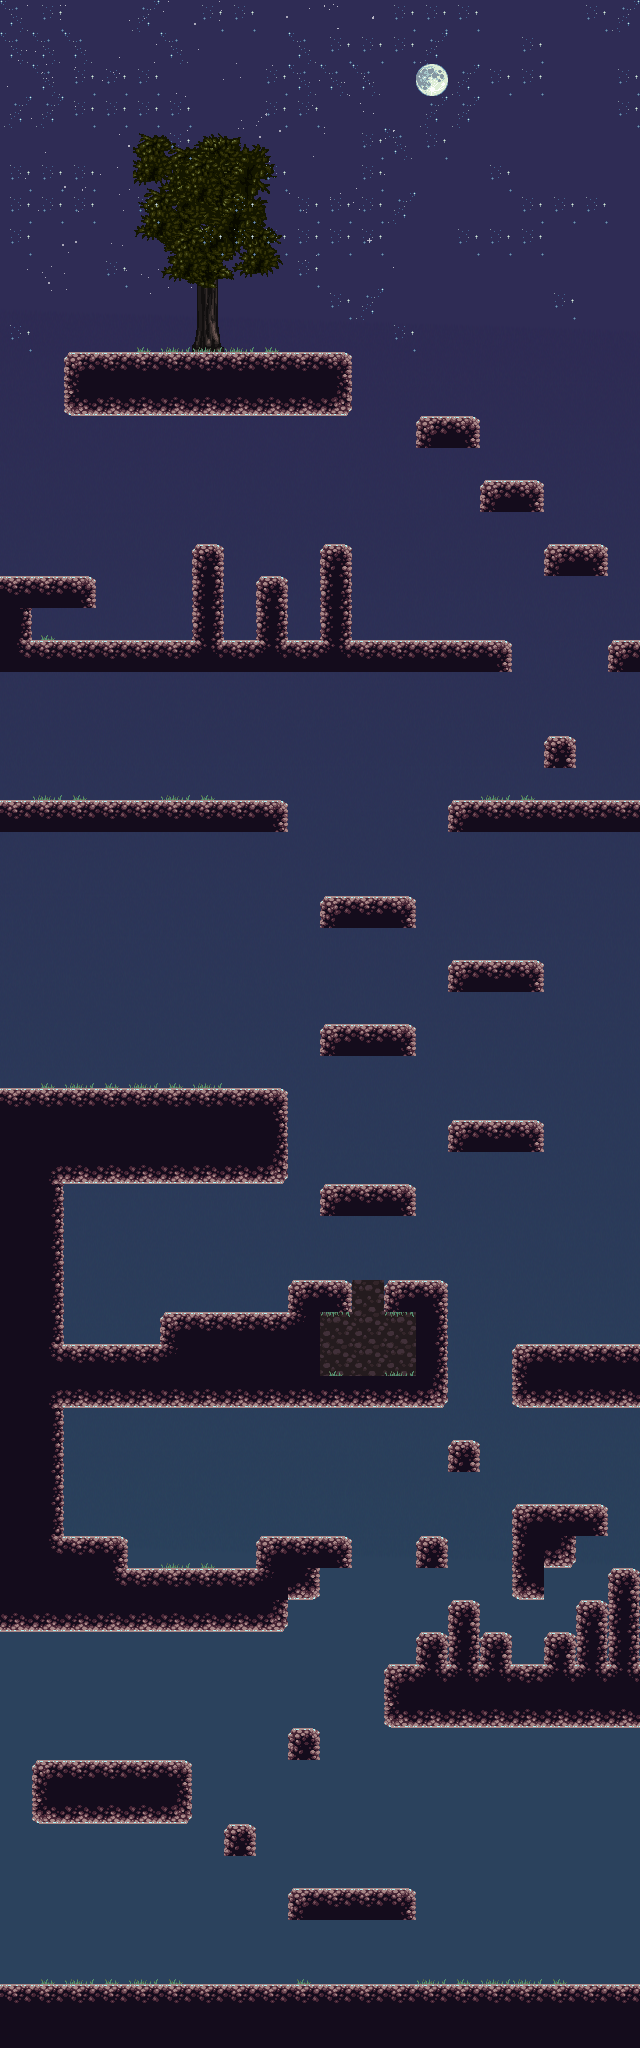

Rendered tile map (Tiled .tmx) drawn with the repository's tilesets; below, a short description and the map source with its tile grids summarised:
An orthogonal 20x64 tile map with 32x32 px tiles, 5 tile layers (background, tree, foreground, flower_foreground, ...), 2 tilesets, 2 image layers and 76 objects (20x FireflyEntity, 17x platform, 2x EnemySpiderEntity, mainPlayer, EnemyBatEntity).

<map version="1.2" tiledversion="1.2.1" orientation="orthogonal" renderorder="right-down" width="20" height="64" tilewidth="32" tileheight="32" infinite="0" nextlayerid="23" nextobjectid="109">
 <tileset firstgid="1" name="platformertiles" tilewidth="32" tileheight="32" tilecount="24" columns="8">
  <image source="../img/map/platformertiles.png" width="256" height="96" />
 </tileset>
 <tileset firstgid="25" name="trees_plants" tilewidth="32" tileheight="32" tilecount="256" columns="16">
  <image source="../img/map/trees_plants.png" width="512" height="512" />
 </tileset>
 <imagelayer id="11" name="Parallax_layer1">
  <image source="../img/area_bkg.png" trans="000000" width="640" height="2048" />
  <properties>
   <property name="ratio" value="0.25" />
  </properties>
 </imagelayer>
 <imagelayer id="20" name="Parallax_layer2">
  <image source="../img/stars.png" width="412" height="300" />
  <properties>
   <property name="ratio" value="0.35" />
  </properties>
 </imagelayer>
 <layer id="16" name="background" width="20" height="64" offsetx="0.333333" offsety="-0.333333">
  <data>[1280 cells, 295 non-empty, 15 distinct tile ids]</data>
 </layer>
 <layer id="17" name="tree" width="20" height="64">
  <data>[1280 cells, 26 non-empty, 26 distinct tile ids]</data>
 </layer>
 <objectgroup id="3" name="Entities" offsetx="0.33333" offsety="-0.17">
  <object id="1" name="mainPlayer" x="61.6667" y="1951.33" width="32" height="32">
   <properties>
    <property name="framewidth" value="32" />
    <property name="image" value="main" />
   </properties>
  </object>
  <object id="6" name="FireflyEntity" x="231.333" y="1925" width="16" height="16" />
  <object id="33" name="FireflyEntity" x="41.5" y="1681" width="16" height="16" />
  <object id="38" name="FireflyEntity" x="473.333" y="1366" width="16" height="16" />
  <object id="39" name="FireflyEntity" x="86.6667" y="1447.33" width="16" height="16" />
  <object id="43" name="FireflyEntity" x="104" y="1288" width="16" height="16" />
  <object id="73" name="FireflyEntity" x="616" y="1287" width="16" height="16" />
  <object id="83" name="FireflyEntity" x="552" y="1453" width="16" height="16" />
  <object id="82" name="FireflyEntity" x="618" y="1521" width="16" height="16" />
  <object id="81" name="FireflyEntity" x="521" y="1623" width="16" height="16" />
  <object id="80" name="FireflyEntity" x="424" y="1578" width="16" height="16" />
  <object id="41" name="FireflyEntity" x="7.33333" y="1026.67" width="16" height="16" />
  <object id="74" name="FireflyEntity" x="503" y="906" width="16" height="16" />
  <object id="78" name="FireflyEntity" x="107" y="744" width="16" height="16" />
  <object id="79" name="FireflyEntity" x="552" y="676.167" width="16" height="16" />
  <object id="75" name="FireflyEntity" x="297" y="584" width="16" height="16" />
  <object id="76" name="FireflyEntity" x="231" y="564" width="16" height="16" />
  <object id="77" name="FireflyEntity" x="7" y="517" width="16" height="16" />
  <object id="88" name="FireflyEntity" x="185" y="1513.5" width="16" height="16" />
  <object id="95" name="FireflyEntity" x="360.5" y="1321" width="16" height="16" />
  <object id="97" name="FireflyEntity" x="394" y="584" width="16" height="16" />
 </objectgroup>
 <objectgroup id="21" name="EnemyEntities">
  <object id="7" name="EnemyBatEntity" x="37.3333" y="1727.33" width="148.667" height="32" />
  <object id="106" name="EnemySpiderEntity" x="209" y="1185" width="46" height="88" />
  <object id="107" name="EnemySpiderEntity" x="593" y="1408.67" width="46" height="88" />
 </objectgroup>
 <objectgroup id="4" name="Collision" offsetx="0.333337" offsety="-1.33667">
  <object id="2" x="-0.83333" y="1985.33" width="640" height="64.3334" />
  <object id="11" type="platform" x="230.333" y="1824">
   <polyline points="0,0 21.3333,0" />
  </object>
  <object id="12" type="platform" x="294.833" y="1888">
   <polyline points="0,0 113.167,-0.666667" />
  </object>
  <object id="13" type="platform" x="64.3333" y="352.67">
   <polyline points="0,0 281.667,-0.666667" />
  </object>
  <object id="14" x="388.333" y="1665" width="251.333" height="62.3333" />
  <object id="15" x="415.667" y="1537.34" width="32" height="31.1667" />
  <object id="16" x="449.833" y="1601.5" width="30.5" height="62.5" />
  <object id="17" x="481.167" y="1632.84" width="30.5" height="32" />
  <object id="18" x="515.5" y="1569.17" width="27.6667" height="30.1667" />
  <object id="19" x="544.667" y="1631.5" width="30" height="33.8333" />
  <object id="22" x="513.167" y="1345.34" width="127" height="63.5" />
  <object id="24" x="161" y="1312.67" width="126.667" height="96" />
  <object id="25" x="65" y="1344.67" width="95.3333" height="64" />
  <object id="26" x="0.33333" y="1088.67" width="286.667" height="95.3333" />
  <object id="28" x="0.33333" y="1184" width="62.6667" height="446.667" />
  <object id="29" x="258.667" y="1536" width="28.3333" height="94.6667" />
  <object id="30" type="platform" x="291.667" y="1728.67">
   <polyline points="0,0 22.6667,0" />
  </object>
  <object id="31" x="34.3333" y="1760.67" width="154.667" height="63.3333" />
  <object id="47" x="289" y="1281.34" width="61" height="30.3333" />
  <object id="48" x="417.333" y="1632.58" width="32" height="32.3334" />
  <object id="50" x="576" y="1600.42" width="32" height="63.1667" />
  <object id="51" x="608" y="1568.42" width="32" height="96.1667" />
  <object id="53" x="515.333" y="1505.75" width="89.3333" height="31.1667" />
  <object id="55" x="1.33333" y="641.75" width="510.667" height="31.1667" />
  <object id="56" x="608" y="640.417" width="32" height="31.1667" />
  <object id="57" x="1.33333" y="576.417" width="93.3333" height="31.3334" />
  <object id="58" x="190.667" y="545.75" width="32" height="93.8334" />
  <object id="59" x="320" y="545.75" width="32" height="93.8334" />
  <object id="61" x="257.333" y="577.75" width="32" height="63.1667" />
  <object id="62" type="platform" x="449.333" y="1441.33">
   <polyline points="0,0 28.6667,0" />
  </object>
  <object id="63" type="platform" x="325.333" y="1025.33">
   <polyline points="0,0 87.3334,0" />
  </object>
  <object id="65" type="platform" x="324.333" y="897">
   <polyline points="0,0 90.6667,0" />
  </object>
  <object id="66" type="platform" x="450" y="961">
   <polyline points="0,0 88,0" />
  </object>
  <object id="67" type="platform" x="451" y="801">
   <polyline points="0,0 187,0" />
  </object>
  <object id="68" type="platform" x="0" y="801">
   <polyline points="0,0 286,0" />
  </object>
  <object id="70" type="platform" x="420.333" y="416.667">
   <polyline points="0,0 53.3333,0" />
  </object>
  <object id="71" type="platform" x="485.667" y="480.333">
   <polyline points="0,0 51.3333,0" />
  </object>
  <object id="72" type="platform" x="549.333" y="545">
   <polyline points="0,0 53.3333,0" />
  </object>
  <object id="84" type="platform" x="321.333" y="1184">
   <polyline points="0,0 94,0" />
  </object>
  <object id="85" type="platform" x="452.667" y="1121.33">
   <polyline points="0,0 86.6667,0" />
  </object>
  <object id="86" x="64.3333" y="1536.5" width="61.3334" height="96.1667" />
  <object id="87" x="126.667" y="1569.67" width="131.333" height="61.6667" />
  <object id="89" type="platform" x="544.167" y="737.337">
   <polyline points="0,0 31.5,0" />
  </object>
  <object id="90" x="386.5" y="1281.33" width="60.5" height="30.3333" />
  </objectgroup>
 <layer id="18" name="foreground" width="20" height="64" offsetx="0.16667" offsety="0.33333">
  <data>[1280 cells, 36 non-empty, 3 distinct tile ids]</data>
 </layer>
 <layer id="22" name="flower_foreground" width="20" height="64">
  <data>[1280 cells, 0 non-empty, 0 distinct tile ids]</data>
 </layer>
 <layer id="19" name="parallax" width="20" height="64">
  <data>[1280 cells, 82 non-empty, 2 distinct tile ids]</data>
 </layer>
</map>
<!-- 8 of 76 objects omitted -->
